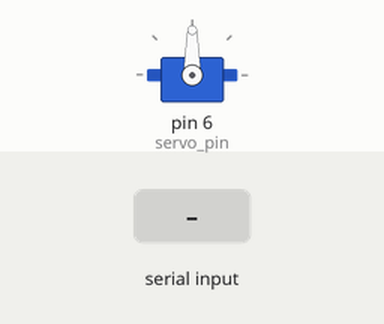
A sketch run on a simulated Arduino Uno, built with avr-gcc and run on an emulated ATmega328P. Shown: servo. The inputs (shaded band) are chosen by the test bench. What the sketch prints to the serial monitor is not drawn.

Above: at 1.2 s.
1.3 s: byte 30 received over Serial
At 2.5 s:
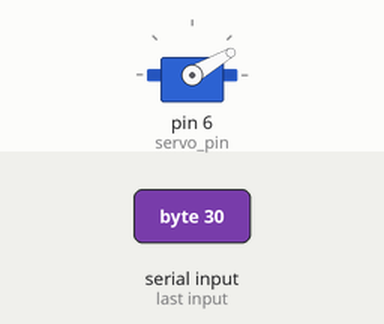
2.8 s: byte 120 received over Serial
At 3.8 s:
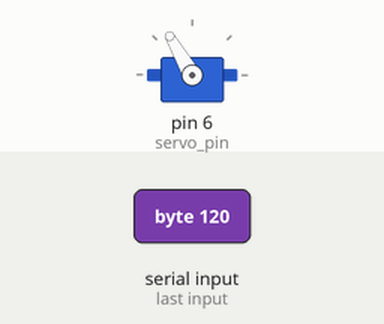
4.3 s: byte 90 received over Serial
At 5.0 s:
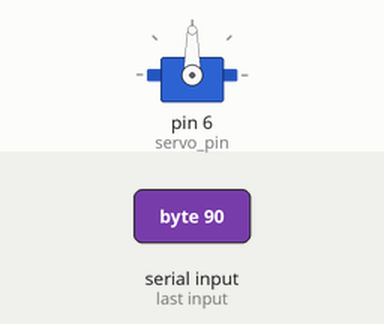
Timing chart, 0 to 7.3 s (numbered marks = the images above; inputs shaded):
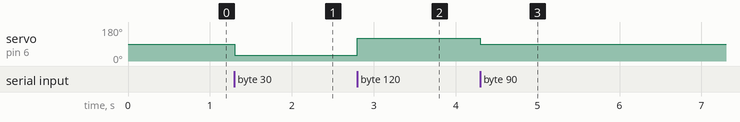

Measured:
- after the input at 1.3 s, servo on pin 6 (servo_pin): 90° → 30° at once
- after the input at 2.8 s, servo on pin 6 (servo_pin): 30° → 120° at once
- after the input at 4.3 s, servo on pin 6 (servo_pin): 120° → 90° at once

The sketch:

voice_controlled_servo.ino
```cpp
const int servo_pin = 6;
char servo_angle;
#include <Servo.h>
Servo servo;

void setup() {
    Serial.begin(9600);
    servo.attach(servo_pin);
}

void loop() {
    if (Serial.available() > 0) {
        servo_angle = Serial.read();
        Serial.println(servo_angle);
        servo.write(servo_angle);
    }
}
```
